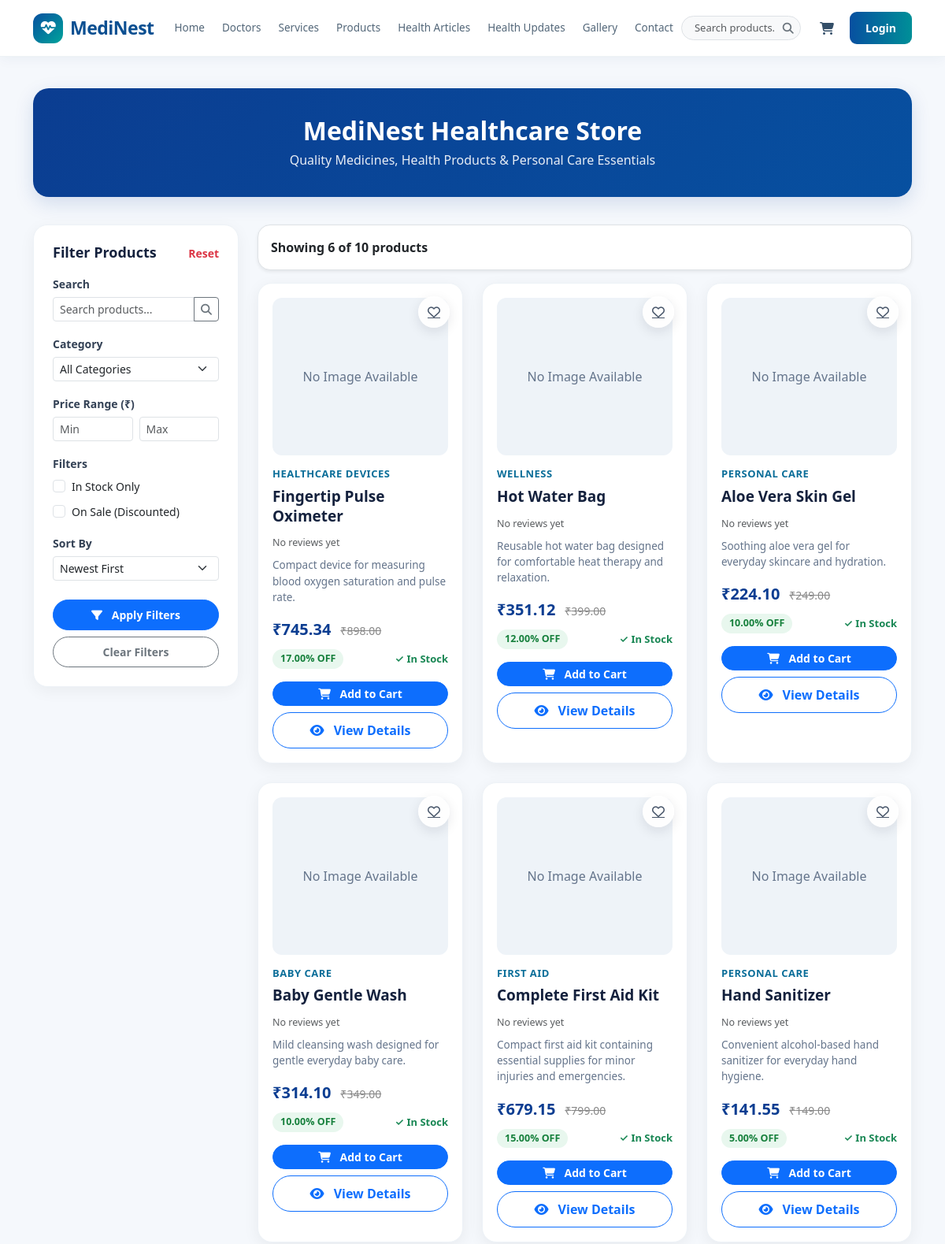
/products/ (upper part), run on an earlier commit of the app's database.
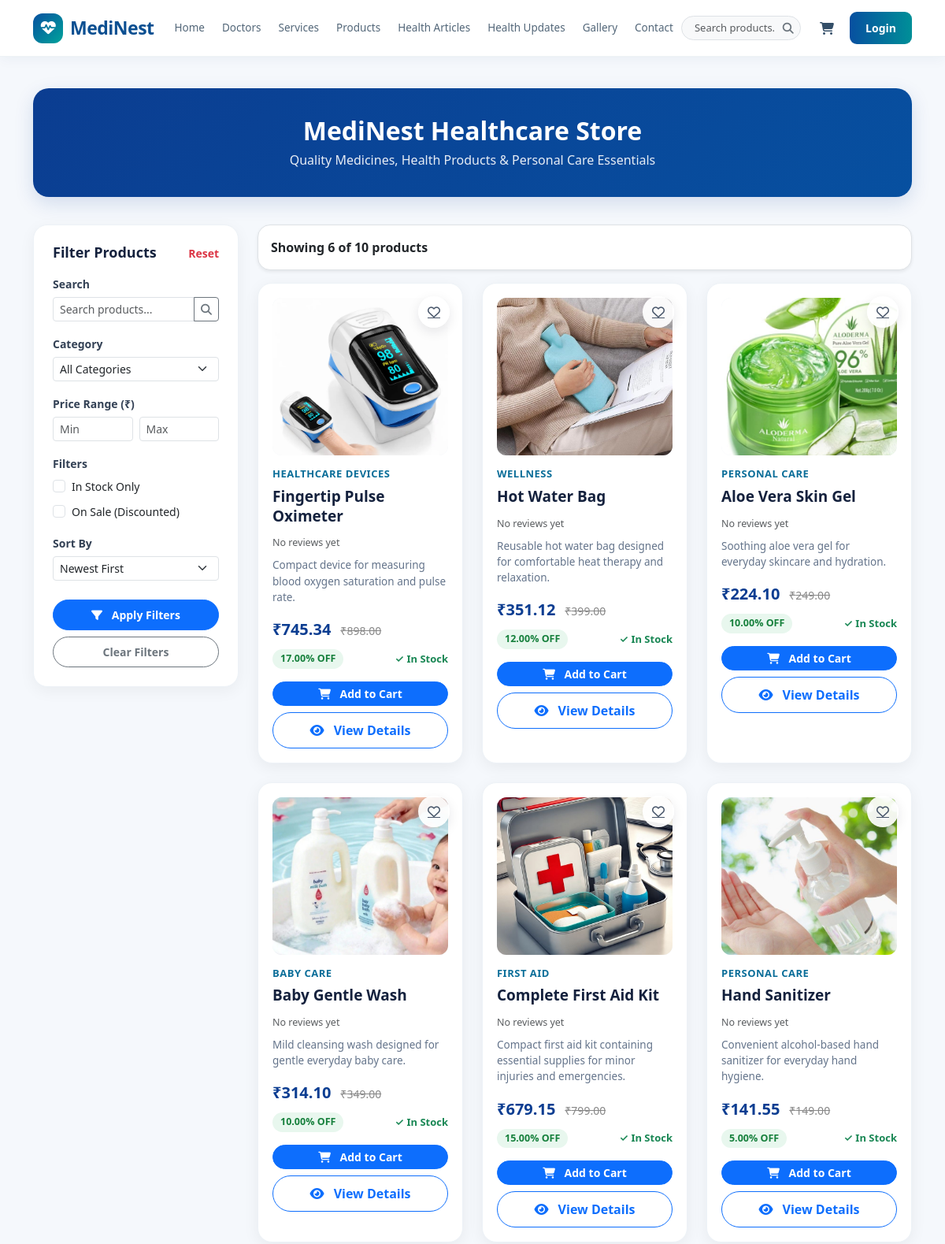
And on a later commit of the database.
### products/models.py (models this page shows, shortened)
class Product(models.Model):
    category = models.ForeignKey(
        Category,
        on_delete=models.CASCADE,
        related_name="products"
    )
    name = models.CharField(max_length=200)
    slug = models.SlugField(max_length=220, unique=True, blank=True)
    description = models.TextField()
    price = models.DecimalField(max_digits=10, decimal_places=2)
    discount_percentage = models.DecimalField(
        max_digits=5,
        decimal_places=2,
        default=0
    )
    stock = models.PositiveIntegerField(default=0)
    image = models.ImageField(upload_to="products/", blank=True, null=True)
    is_active = models.BooleanField(default=True)
    created_at = models.DateTimeField(auto_now_add=True)
    updated_at = models.DateTimeField(auto_now=True)
    @property
    def discounted_price(self):
        discount = self.price * self.discount_percentage / 100
        return self.price - discount
    @property
    def approved_reviews(self):
        return self.reviews.filter(is_approved=True)
    @property
    def review_count(self):
        return self.approved_reviews.count()

class Category(models.Model):
    name = models.CharField(max_length=100, unique=True)
    slug = models.SlugField(max_length=120, unique=True, blank=True)
    description = models.TextField(blank=True)
    image = models.ImageField(upload_to="categories/", blank=True, null=True)
    is_active = models.BooleanField(default=True)

### products/views.py (the view)
# urls.py: path("", product_list, name="product_list"),
def product_list(request):
    queryset = Product.objects.filter(is_active=True).select_related("category")
    discounted_expr = ExpressionWrapper(
        F("price") * (1.0 - F("discount_percentage") / 100.0),
        output_field=DecimalField(max_digits=10, decimal_places=2)
    )
    queryset = queryset.annotate(discounted_price_val=discounted_expr)
    search_query = request.GET.get("search", "").strip()
    if search_query:
        queryset = queryset.filter(
            Q(name__icontains=search_query) |
            Q(description__icontains=search_query) |
            Q(category__name__icontains=search_query)
        )
    category_slug = request.GET.get("category", "").strip()
    if category_slug:
        queryset = queryset.filter(category__slug=category_slug)
    min_price = request.GET.get("min_price", "").strip()
    max_price = request.GET.get("max_price", "").strip()
    if min_price:
        try:
            min_val = float(min_price)
            queryset = queryset.filter(discounted_price_val__gte=min_val)
        except ValueError:
            pass
    if max_price:
        try:
            max_val = float(max_price)
            queryset = queryset.filter(discounted_price_val__lte=max_val)
        except ValueError:
            pass
    discount_filter = request.GET.get("discount", "").strip()
    if discount_filter == "sale":
        queryset = queryset.filter(discount_percentage__gt=0)
    in_stock = request.GET.get("in_stock", "").strip()
    if in_stock in ["true", "1", "on"]:
        queryset = queryset.filter(stock__gt=0)
    sort_by = request.GET.get("sort", "newest").strip()
    if sort_by == "price_low":
        queryset = queryset.order_by("discounted_price_val", "price")
    elif sort_by == "price_high":
        queryset = queryset.order_by("-discounted_price_val", "-price")
    elif sort_by == "name_asc":
        queryset = queryset.order_by("name")
    elif sort_by == "name_desc":
        queryset = queryset.order_by("-name")
    else:  # newest / default
        queryset = queryset.order_by("-created_at")
    total_count = queryset.count()
    paginator = Paginator(queryset, 6)
    page_number = request.GET.get("page", 1)
    page_obj = paginator.get_page(page_number)
    wishlist_ids = set()
    if request.user.is_authenticated:
        wishlist_ids = set(
            WishlistItem.objects.filter(user=request.user).values_list("product_id", flat=True)
        )
    categories = Category.objects.filter(is_active=True).order_by("name")
    query_params = request.GET.copy()
    if "page" in query_params:
        query_params.pop("page")
    querystring = query_params.urlencode()
    return render(
        request,
        "products/product_list.html",
        {
            "products": page_obj,
            "page_obj": page_obj,
            "total_count": total_count,
            "categories": categories,
            "wishlist_ids": wishlist_ids,
            "search_query": search_query,
            "selected_category": category_slug,
            "min_price": min_price,
            "max_price": max_price,
            "discount_filter": discount_filter,
            "in_stock": in_stock,
            "sort_by": sort_by,
            "querystring": querystring,
        }
    )

### products/templates/products/product_list.html (shortened to what the changed rows need)
{% extends "base.html" %}
{% block content %}
<section class="product-page">
    <div class="container">
        <div class="product-header">
            <h1>MediNest Healthcare Store</h1>
        </div>
        <div class="row g-4">
            <div class="col-lg-9">
                <div class="row g-4">
                    {% for product in products %}
                    <div class="col-xl-4 col-md-6">
                        <div class="product-card position-relative">
                            {% if user.is_authenticated %}
                            <form method="post" action="{% url 'wishlist:add_to_wishlist' product.id %}">
                                {% csrf_token %}
                                <input type="hidden" name="next" value="{{ request.get_full_path }}">
                                <button type="submit"
                                    class="wishlist-toggle-btn {% if product.id in wishlist_ids %}active{% endif %}"
                                    title="{% if product.id in wishlist_ids %}Added to Wishlist{% else %}Add to Wishlist{% endif %}">
                                    <i class="fa-solid fa-heart"></i>
                                </button>
                            </form>
                            {% else %}
                            <a href="{% url 'accounts:login' %}?next={{ request.get_full_path }}"
                                class="wishlist-toggle-btn d-inline-flex align-items-center justify-content-center"
                                title="Add to Wishlist">
                                <i class="fa-regular fa-heart"></i>
                            </a>
                            {% endif %}
                            {% if product.image %}
                            <img src="{{ product.image.url }}" alt="{{ product.name }}" class="product-image">
                            {% else %}
                            <div class="no-image">
                                No Image Available
                            </div>
                            {% endif %}
                            <div class="product-category">
                                {{ product.category.name }}
                            </div>
                            <h2 class="product-name">
                                {{ product.name }}
                            </h2>
                            <div class="product-rating mb-2">
                                {% if product.review_count > 0 %}
                                    <span class="text-warning">
                                        <i class="fa-solid fa-star"></i>
                                    </span>
                                    <span class="fw-bold text-dark ms-1" style="font-size: 13.5px;">{{ product.average_rating }}</span>
                                    <span class="text-muted" style="font-size: 12.5px;">({{ product.review_count }} review{% if product.review_count != 1 %}s{% endif %})</span>
                                {% else %}
                                    <span class="text-muted" style="font-size: 12.5px;">No reviews yet</span>
                                {% endif %}
                            </div>
                            <p class="product-description">
                                {{ product.description|truncatewords:12 }}
                            </p>
                            <div class="d-flex align-items-baseline gap-1 mt-2">
                                <span class="price">
                                    ₹{{ product.discounted_price|floatformat:2 }}
                                </span>
                                {% if product.discount_percentage > 0 %}
                                <span class="old-price">
                                    ₹{{ product.price|floatformat:2 }}
                                </span>
                                {% endif %}
                            </div>
                            <div class="d-flex align-items-center justify-content-between mt-1">
                                {% if product.discount_percentage > 0 %}
                                <span class="discount">
                                    {{ product.discount_percentage }}% OFF
                                </span>
                                {% else %}
                                <span></span>
                                {% endif %}
                                {% if product.stock > 0 %}
                                <span class="stock text-success fw-semibold">
                                    ✓ In Stock
                                </span>
                                {% else %}
                                <span class="stock text-danger fw-semibold">
                                    ✕ Out of Stock
                                </span>
                                {% endif %}
                            </div>
                            <div class="d-grid gap-2 mt-3">
                                <a href="{% url 'cart:add_to_cart' product.id %}" class="btn btn-primary btn-sm rounded-pill fw-semibold">
                                    <i class="fa-solid fa-cart-shopping me-2"></i> Add to Cart
                                </a>
                                <a href="{% url 'products:product_detail' product.slug %}" class="view-details-btn mt-0">
                                    <i class="fa-solid fa-eye me-2"></i> View Details
                                </a>
                            </div>
                        </div>
                    </div>
                    {% endfor %}
                </div>
            </div>
        </div>
    </div>
</section>
{% endblock %}

What changed in the data, as far as the page shows it:
changed Product "Fingertip Pulse Oximeter": image: picture added; no longer shows "No Image Available"
changed Product "Hot Water Bag": image: picture added; no longer shows "No Image Available"
changed Product "Aloe Vera Skin Gel": image: picture added; no longer shows "No Image Available"
changed Product "Baby Gentle Wash": image: picture added; no longer shows "No Image Available"
changed Product "Complete First Aid Kit": image: picture added; no longer shows "No Image Available"
changed Product "Hand Sanitizer": image: picture added; no longer shows "No Image Available"
